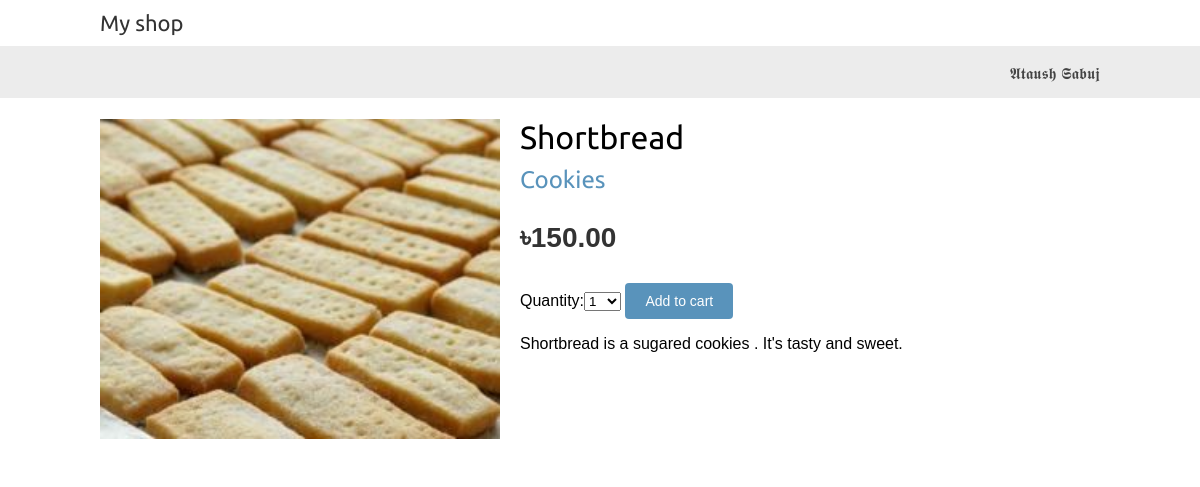
/4/shortbread/, run on the app's committed database.
### shop/models.py (models this page shows, shortened)
class Product(models.Model):
    category = models.ForeignKey(Category,
                                related_name='products')
    name = models.CharField(max_length=200, db_index=True)
    slug = models.SlugField(max_length=200, db_index=True)
    image = models.ImageField(upload_to='products/%Y/%m/%d', blank=True)
    description = models.TextField(blank=True)
    price = models.DecimalField(max_digits=10, decimal_places=2)
    stock = models.PositiveIntegerField()
    available = models.BooleanField(default=True)
    created = models.DateTimeField(auto_now_add=True)
    updated = models.DateTimeField(auto_now=True)
    class Meta:
        ordering = ('name',)
        index_together = (('id', 'slug'),)

class Category(models.Model):
    name = models.CharField(max_length=200,
                            db_index=True)
    slug = models.SlugField(max_length=200,
                            db_index=True,
                             unique=True)
    class Meta:
        ordering = ('name',)
        verbose_name = 'category'
        verbose_name_plural = 'categories'
    def __str__(self):
        return self.name
    def get_absolute_url(self):
        return reverse('shop:product_list_by_category', args=[self.slug])

### shop/views.py (the view)
# urls.py: url(r'^(?P<id>\d+)/(?P<slug>[-\w]+)/$', views.product_detail, name='product_detail'),
def product_detail(request, id, slug):
    product = get_object_or_404(Product, id=id, slug=slug, available=True)
    cart_product_form = CartAddProductForm()
    return render(request,'shop/product/detail.html',{'product': product,'cart_product_form': cart_product_form})

### cart/forms.py
class CartAddProductForm(forms.Form):
    quantity = forms.TypedChoiceField(choices=PRODUCT_QUANTITY_CHOICES,
                                      coerce=int)
    update = forms.BooleanField(required=False,
                                initial=False,
                                widget=forms.HiddenInput)

### cart/cart.py (called while the page is built)
    def __len__(self):
        return sum(item['quantity'] for item in self.cart.values())

### cart/context_processors.py (called while the page is built)
def cart(request):
    return {'cart': Cart(request) }

### shop/templates/shop/product/detail.html (shortened to what this page needs)
{% extends "shop/base.html" %}
{% load static %}
{% block content %}
    <div class="product-detail">
        <img src="{% if product.image %}{{ product.image.url }}{% else %}{% static "img/no_image.png" %}{% endif %}">
        <h1>{{ product.name }}</h1>
        <h2><a href="{{ product.category.get_absolute_url }}">{{ product.category }}</a></h2>
        <p class="price">৳{{ product.price }}</p>
        <form action="{% url "cart:cart_add" product.id %}" method="post">
            {{ cart_product_form }}
            <input type="submit" value="Add to cart">
        </form>
        {{ product.description|linebreaks }}
    </div>
{% endblock %}

### shop/static/css/base.css (style rules this page uses)
body { margin:0; padding:0; font-family:helvetica, sans-serif; }
h1, h2, h3, h4, h5 , h6 { font-family: 'Ubuntu', sans-serif; font-weight:normal; }
a { text-decoration:none; color:#5993bb; }
a.button, input[type="submit"] { color:#fff; background:#5993bb; border-radius:4px; padding:10px 20px; font-size:14px; border:0; }
.product-detail { text-align:justify; }
.product-detail .price { color:#333; font-size:28px; font-weight:bold; }
.product-detail img { width:40%; float:left; padding:0 20px 20px 0; }
.product-detail h1 { margin-bottom:0; }
.product-detail h2 { margin-top:10px; }

### data on the page
Product: image (picture), name "Shortbread", category "Cookies", price "150.00", description "Shortbread is a sugared cookies . It's tasty and sweet."
